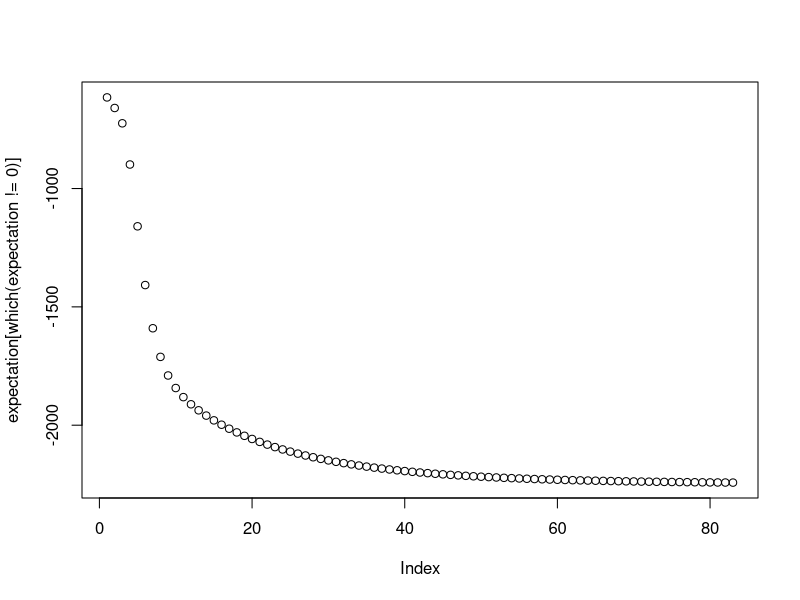

Write R code to recreate this figure.
########## Functions to be used in the simulation ################

A <- function(lambda, psi) {
  # Input: lambda: loading matrix of size p*k we have now
  #        psi: the variance matrix of size p*p of common factor we have now
  # Output: matrix A of size k*p (See definition in section 3.1)
  inv_mat <- solve(lambda %*% t(lambda) + psi)
  result <- t(lambda) %*% inv_mat
  return(result)
}

B <- function(lambda, psi) {
  # Input: lambda: loading matrix of size p*k we have now
  #        psi: the variance matrix of size p*p of common factor we have now
  # Output: B (See definition in section 3.1)
  k <- ncol(lambda)
  inv_mat <- solve(lambda %*% t(lambda) + psi)
  result <- diag(rep(1, k)) - t(lambda) %*% inv_mat %*% lambda
  return(result)
}

tr <- function(M){
  # Calculate the trace of matrix M
  return(sum(diag(M)))
}

E_step <- function(Y,lambda,psi){
  # Input: Y: the sample matrix of size n*p
  #        lambda: loading matrix of size p*k in current iteration
  #        psi: the common variance matrix of size p*p in current iteration
  # Output: The expectation in currect iteration (See equation (3.1) in section 3.1)
  n <- nrow(Y)
  mat_A <- A(lambda, psi)
  mat_B <- B(lambda, psi)
  result <- - n/2 * log(det(psi)) - 1/2 * tr(Y %*% solve(psi) %*% t(Y)) 
                            + tr(lambda %*% mat_A %*% t(Y) %*% Y %*% solve(psi)) 
                            - 1/2 * tr(lambda %*% ( n * mat_B + mat_A %*% t(Y) 
                                                       %*% Y %*% t(mat_A)) %*% t(lambda) %*% solve(psi))
  return(result)
}

psi_update <- function(lambda,psi,Y,j){
  # Input: lambda: loading matrix of size p*k we have now
  #        psi: the variance matrix of size p*p of common factor we have now
  #        Y: the response matrix of size n*p
  #        j: the element in (j,j) entry of matrix psi to update
  # Output: Updated psi[j,j]
  
  n <- nrow(Y)
  mat_A <- A(lambda,psi)
  mat_B <- B(lambda, psi)
  lambda_j <- lambda[j, ,drop = FALSE]
  Y.j <-Y[ ,j,drop = FALSE] # The j-th column of Y
  
  # Start calculating
  first_term <- (1/n) * t(Y.j) %*% Y.j
  second_term <- (-2/n) * lambda_j %*% mat_A %*% t(Y) %*% Y.j
  third_term <- (1/n) * lambda_j %*% (n * mat_B + mat_A %*% t(Y) %*% Y %*% t(mat_A)) %*% t(lambda_j)
  return(first_term + second_term + third_term)
}

psi_valid <- function(lambda,psi,Y){
  # Input: lambda: loading matrix of size p*k we have now
  #        psi: the variance matrix of size p*p of common factor we have now
  #        Y: the response matrix of size n*p
  # Output: True if psi is good to update (i.e in the concave region), False otherwise
  
  n <- nrow(Y)
  p <- ncol(Y)
  mat_A <- A(lambda,psi)
  mat_B <- B(lambda, psi)
  constraint <- numeric(length=p)
  for (j in 1:p){
    lambda_j <- lambda[j,,drop=FALSE]
    
    # Start calculating
    first_term <- (2/n) * sum(Y[,j]*Y[,j])
    second_term <- -(4/n) * lambda_j %*% as.matrix(rowSums(tcrossprod(mat_A,Y) 
                                                           %*% Y[,j, drop=FALSE]),ncol=1)
    third_term <- (2/n) * lambda_j %*% (n * mat_B + tcrossprod(mat_A,Y) 
                                        %*% tcrossprod(Y , mat_A)) %*% t(lambda_j)
    constraint[j]<- first_term + second_term + third_term
  }
  return(diag(psi)<=constraint)
}



lambda_update <- function(Y, lambda, psi, q){
  # Input: lambda: loading matrix of size p*k we have now
  #        psi: the variance matrix of size p*p of common factor we have now
  #        Y: the response matrix of size n*p
  #        q: the objective row of lambda to update
  # Output: Updated lambda[q, ]
  n <- nrow(Y)
  mat_A <- A(lambda,psi)
  mat_B <- B(lambda,psi)
  Y.q <- Y[ , q, drop = FALSE]
  result <- t(solve(n * mat_B + mat_A %*% t(Y) %*% Y %*% t(mat_A)) %*% mat_A %*% t(Y) %*% Y.q)
  return(result)
}

Standard_EM_update <- function(real_lambda, real_psi, N, initial_lambda, initial_psi){
  #### Input:
  ###    real_lambda: the real loading matrix
  ###    N: the sample size
  ###    initial_loading: the initialization of the loading matrix used for the algorithm
  ###    initial_psi: the initialization of the psi-matrix used for the algorithm
  #### Output:
  ###    expectation: the expectation during updating
  ###    loading_result: the loading matrix after updating
  ###    psi_result: the psi-matrix after updating
  
  p <- nrow(real_lambda)
  k <- ncol(real_lambda)
  Y <- MASS::mvrnorm(n = N, mu = rep(0,p), Sigma = real_lambda %*% t(real_lambda) + real_psi) 
  
  epsilon <- 0.00001 # error tolerance
  n_max_iter <- 1000 # maximum iteration number
  
  
  step <- 0 # record the number of iterations
  loading_diff <- 1000 # Set a big difference in case smaller than tolerance at very beginning
  
  # Variables to store result
  expectation <- numeric(length = n_max_iter) # to store the expectation during updating
  
  ## Initialization
  lambda <- initial_lambda
  psi <- initial_psi
  
  while(loading_diff >= epsilon){
    step <- step + 1
    expectation[step] <- E_step(Y,lambda,psi)
    
    ## Update psi elementwisely
    psi_update_position <- which(psi_valid(lambda,psi,Y))
    for (j in psi_update_position){
      psi[j,j] <- psi_update(lambda,psi,Y,j)
    }
    #print(diag(psi))
    
    
    ## Update loading matrix using current psi rowwisely
    lambda_new <- matrix(0, nrow = p, ncol = k)
    for (j in 1:p){
      lambda_new[j,] <- lambda_update(Y, lambda, psi,j)
    }
    lambda_new[upper.tri(lambda_new)] <- 0
    #print(lambda_new)
    loading_diff <- norm(lambda_new - lambda, type = 'F')
    
    ## Update parameters
    lambda <- lambda_new
    
    if (step > n_max_iter){
      cli::cli_alert_warning('Failed to converge!')
      break
    }
  }
  plot(expectation[which(expectation != 0)])
  result <- list(expectation[which(expectation != 0)], lambda, psi)
  return(result)
}
################################################################################

n <- 200
p <- 6
k <- 2

# true_lambda <- matrix(rep(1,12), nrow = p, ncol = k, byrow = TRUE)
true_lambda <- matrix(c(0.95,0,0.9,0,0.85,0,0,0.8,0,0.75,0,0.7), nrow = p, ncol = k, byrow = TRUE)
# true_lambda <- matrix(c(0.9,0,0.9,0,0.8,0,0,0.8,0,0.7,0,0.7), nrow= p, ncol = k, byrow = TRUE)

true_psi <- diag(diag(diag(rep(1,p)) - true_lambda %*% t(true_lambda)))

initial_lambda <- matrix(rep(1,p*k),nrow = p, ncol = k)
initial_psi <- diag(rep(1,p))


Standard_EM_update(true_lambda, true_psi, n, initial_lambda, initial_psi)

true_psi
true_lambda
